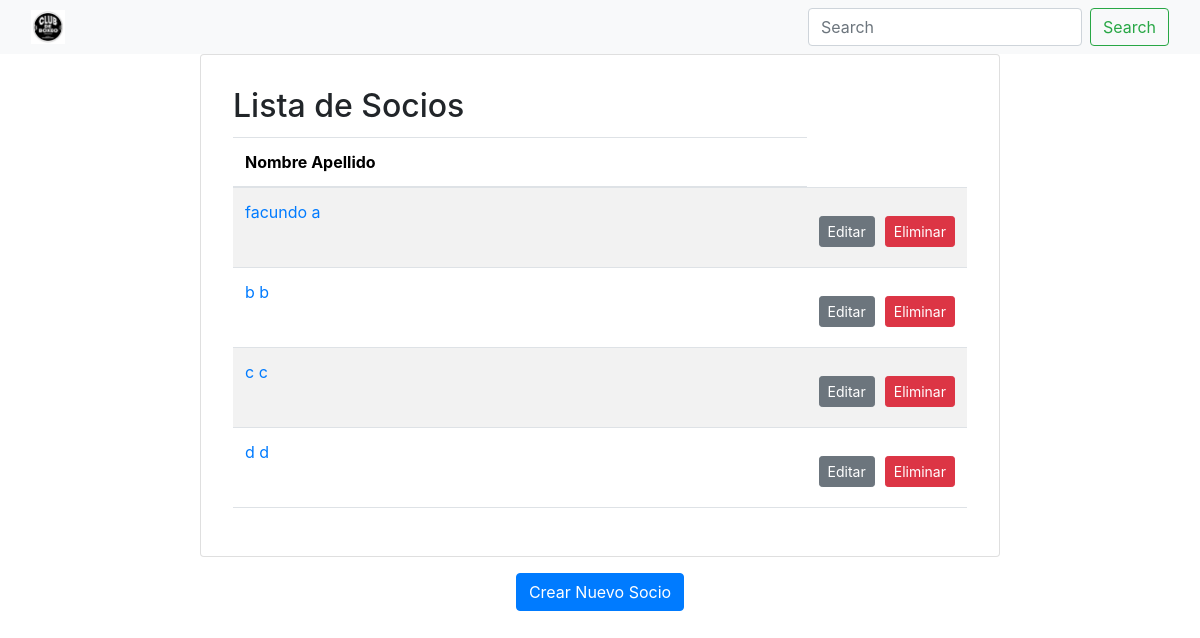
Page /socios/ on the earlier database version.
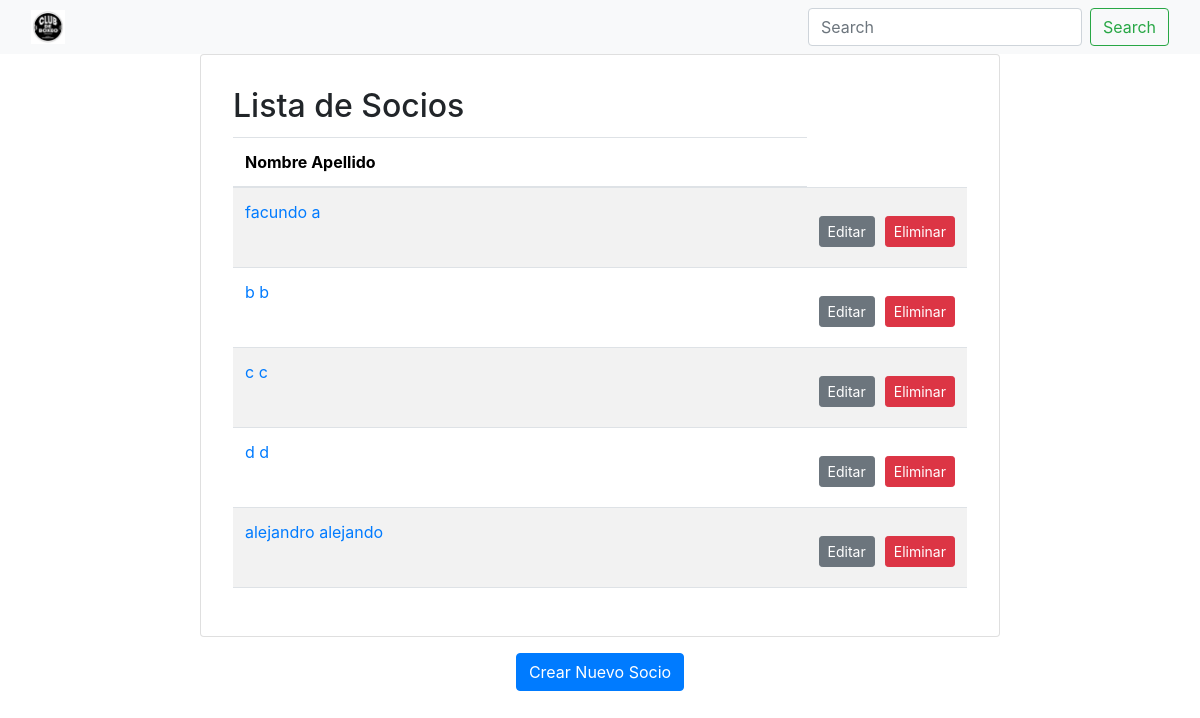
Same page on the later database version.
### gimnasio/models.py (models this page shows, shortened)
class Socio(models.Model):
    usuario = models.ForeignKey(Usuario, on_delete=models.CASCADE)  # Enlace a la tabla de usuarios
    nombre = models.CharField(max_length=255)
    apellido = models.CharField(max_length=255)
    dni = models.CharField(max_length=20)  # Asumiendo que el DNI es una cadena
    gimnasio = models.ForeignKey(Gimnasio, on_delete=models.CASCADE, related_name="socios",default=None)
    tipo_mensualidad = models.ForeignKey('TipoMensualidad', on_delete=models.SET_NULL, null=True, blank=True) # Relación con TipoMensualidad
    clases_restantes = models.IntegerField(default=0)
    fecha_vencimiento = models.DateField(null=True, blank=True) # Nuevo Campo
    class Meta:
        db_table = 'Socios'
        verbose_name = 'Socio'
        verbose_name_plural = 'Socios'

### gimnasio/views.py (the view)
# urls.py: path('socios/', views.lista_socios, name='lista_socios'),
def lista_socios(request):
    socios = Socio.objects.all()
    return render(request, 'lista_socios.html', {'socios': socios})

### gimnasio/templates/lista_socios.html (shortened to what this page needs)
{% extends "base.html" %}
{% load static %}
{% block content %}
<!DOCTYPE html>
<html lang="es">
<head>
    <link rel="stylesheet" href="https://stackpath.bootstrapcdn.com/bootstrap/4.5.2/css/bootstrap.min.css">
</head>
<body>
    <div class="center-container">
        <div class="card">
            <div class="card-body">
                <h2 class="card-title">Lista de Socios</h2>
                 <div class="table-container">
                       <table class="table table-striped">
                            <thead>
                                <tr>
                                    <th>Nombre Apellido</th>
                                </tr>
                            </thead>
                            <tbody>
                                {% for socio in socios %}
                                <tr>
                                    <td>
                                        <a href="{% url 'detalle_socio' socio.pk %}" style="text-decoration:none;">
                                           {{ socio.nombre }} {{ socio.apellido }}
                                        </a>
                                    </td>
                                    <td>
                                        <div class="spaced-buttons">
                                            <a href="{% url 'editar_socio' socio.pk %}" class="btn btn-sm btn-secondary">Editar</a>
                                            <button type="button" class="btn btn-sm btn-danger" data-toggle="modal" data-target="#eliminarModal{{ socio.pk }}">Eliminar</button>
                                        </div>
                                    </td>
                                </tr>
                            {% endfor %}
                            </tbody>
                        </table>
                   </div>
            </div>
        </div>
    </div>
   <div class="button-container">
       <a href="{% url 'crear_socio' %}" class="btn btn-primary">Crear Nuevo Socio</a>
    </div>
</body>
</html>
{% endblock %}

Differences in the rows shown:
added Socio: nombre "alejandro", apellido "alejando"
